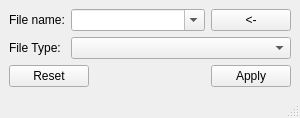
<?xml version="1.0" encoding="UTF-8"?>
<ui version="4.0">
 <class>ProjEdit</class>
 <widget class="QMainWindow" name="ProjEdit">
  <property name="geometry">
   <rect>
    <x>0</x>
    <y>0</y>
    <width>300</width>
    <height>110</height>
   </rect>
  </property>
  <property name="windowTitle">
   <string>MainWindow</string>
  </property>
  <widget class="QWidget" name="centralwidget">
   <layout class="QVBoxLayout" name="verticalLayout">
    <item>
     <layout class="QFormLayout" name="formLayout">
      <item row="0" column="0">
       <widget class="QLabel" name="label">
        <property name="text">
         <string>File name:</string>
        </property>
       </widget>
      </item>
      <item row="0" column="1">
       <layout class="QHBoxLayout" name="horizontalLayout">
        <item>
         <widget class="QComboBox" name="fileName">
          <property name="sizePolicy">
           <sizepolicy hsizetype="Expanding" vsizetype="Fixed">
            <horstretch>0</horstretch>
            <verstretch>0</verstretch>
           </sizepolicy>
          </property>
          <property name="editable">
           <bool>true</bool>
          </property>
          <property name="maxCount">
           <number>10</number>
          </property>
          <property name="insertPolicy">
           <enum>QComboBox::InsertAtTop</enum>
          </property>
         </widget>
        </item>
        <item>
         <widget class="QPushButton" name="pushButton">
          <property name="text">
           <string>&lt;-</string>
          </property>
         </widget>
        </item>
       </layout>
      </item>
      <item row="1" column="1">
       <widget class="QComboBox" name="fileType"/>
      </item>
      <item row="1" column="0">
       <widget class="QLabel" name="label_2">
        <property name="text">
         <string>File Type:</string>
        </property>
       </widget>
      </item>
     </layout>
    </item>
    <item>
     <widget class="QDialogButtonBox" name="btnbox">
      <property name="standardButtons">
       <set>QDialogButtonBox::Apply|QDialogButtonBox::Reset</set>
      </property>
     </widget>
    </item>
   </layout>
  </widget>
  <widget class="QStatusBar" name="statusbar"/>
 </widget>
 <resources/>
 <connections/>
</ui>
